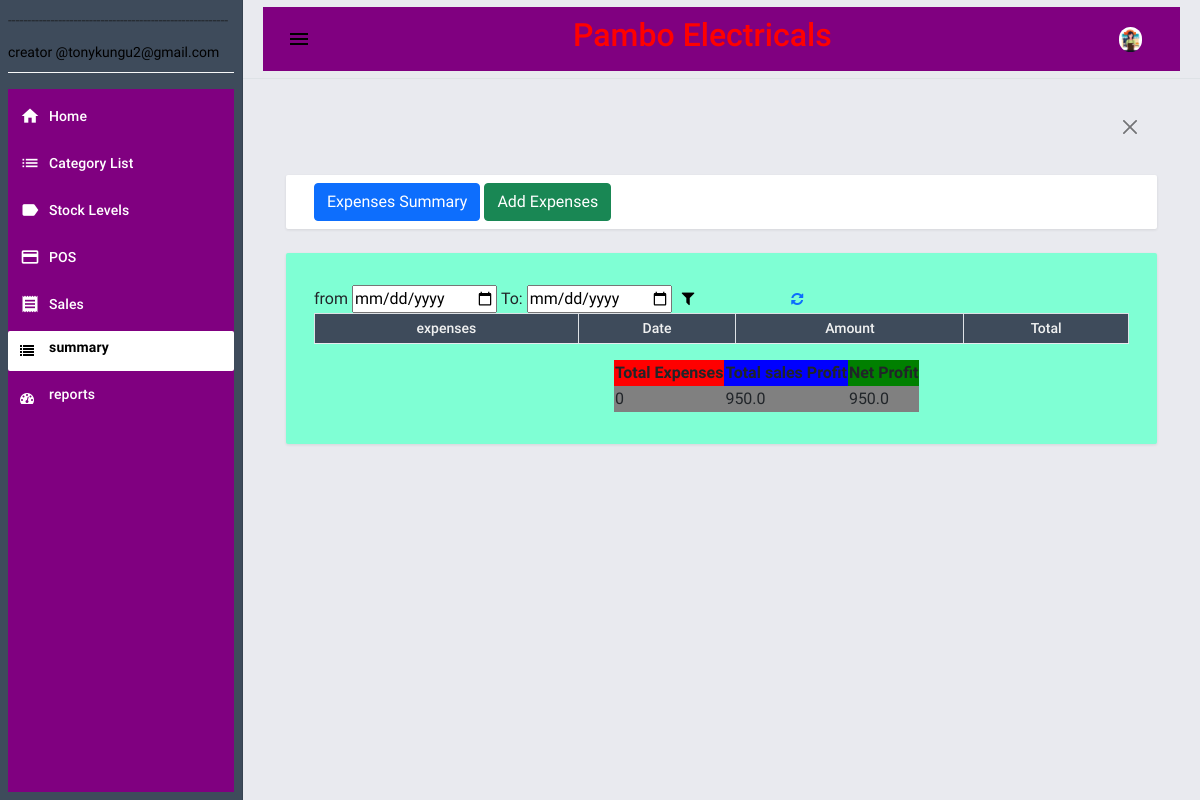
Page /summary (signed in) on the earlier database version.
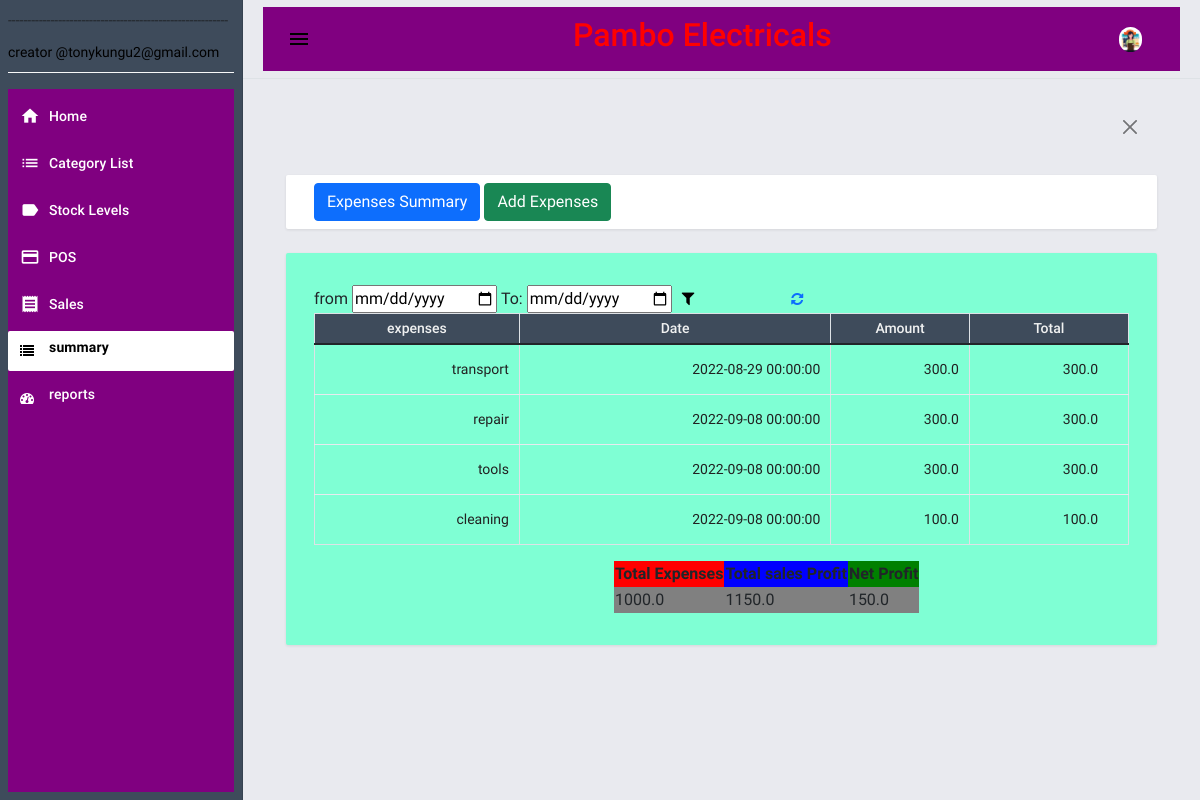
Same page on the later database version.
### pambo/database.py (models this page shows)
class expenses(posData.Model):
    eid=posData.Column(posData.Integer,primary_key=True)
    amnt=posData.Column(posData.Float,nullable=True)
    edesc=posData.Column(posData.String(100),nullable=True)
    edate=posData.Column(posData.DateTime,nullable=True)

### pambo/routes.py (the view, shortened to what this page needs)
@app.route('/summary',methods=['GET','POST'])
@login_required
def summaryInfo():
    exps=expenses.query.all()
    sales_=sales.query.all()
    profits,_=profSum(sales_)
    expsum=expSum(exps)
    netProf=profits-expsum
    return render_template('summary.html',exps=exps,sales=sales_,profits=profits,expsum=expsum,netf=netProf)

### pambo/calc.py (called while the page is built)
def profSum(object):
    profit=[]
    price=[]
    for obj in object:
        profit.append(obj.sProfit)
        price.append(obj.sPrice)
    return sum(profit),sum(price)

def expSum(object):
    exps=[]
    for obj in object:
        exps.append(obj.amnt)
    return sum(exps)

### pambo/routes.py (called while the page is built)
@logins.user_loader
def load_user(id):
    return posUsers.query.get(int(id))

### pambo/template/summary.html (shortened to what this page needs)
{% extends "base.html" %} {% block pageContent %}
<div class="mdc-layout-grid__cell stretch-card mdc-layout-grid__cell--span-12">
    <div class="mdc-card py-2">
        <div class="d-flex justify-content-between align-items-center">
            <div class="text-start">
            <a href="{{url_for('summaryInfo')}}"><button class="btn btn-primary" id="create_exps"><span> Expenses Summary</span></button></a>
            <button onclick="expFunc()" class="btn btn-success"id="expBtn"><span> Add Expenses</span></button>
            </div>
        </div>
    </div>
</div>
<div class="mdc-layout-grid__cell stretch-card mdc-layout-grid__cell--span-12">
    <div class="mdc-card" style="background-color:aquamarine" id="expTab">
        <form action="{{url_for('summaryInfo')}}" method="POST">
            <label>from</label>
            <input type="date" name="date1" id="date1">
            <label>To:</label>
            <input type="date" name="date2" id="date2">
            <button style="border: none; background: aquamarine;" type="submit"><i class="fa fa-filter"></i></button>
            <a href="{{url_for('summaryInfo')}}">
                <i class="fa fa-refresh"></i>
             </a>
        </form>
        <div class="table-responsive">
            <table class="table table-bordered">
            <thead>
                <tr class="bg-dark bg-gradient bg-opacity-50 text-light">
                    <th class="py-1 px-2 text-center  text-light">expenses</th>
                    <th class="py-1 px-2 text-center  text-light">Date </th>
                    <th class="py-1 px-2 text-center  text-light">Amount</th>
                    <th class="py-1 px-2 text-center  text-light">Total</th>
                </tr>
            </thead>
            <tbody>
                {% for exp in exps %}
                 <tr>
                    <td>{{exp.edesc}}</td>
                    <td>{{exp.edate}}</td>
                    <td>{{exp.amnt}}</td>
                    <td>{{exp.amnt}}</td>
                 </tr>
                 {% endfor %}
            </tbody>
        </table>
        <table style="margin-left:300px">
            <thead>
                <th style="background-color:red">  Total Expenses  </th>
                <th style="background-color:blue">  Total sales Profit  </th>
                <th style="background-color:green">  Net Profit  </th>
            </thead>
            <tr style="background-color:grey">
                <td>{{expsum}}</td>
                <td>{{profits}}</td>
                <td>{{netf}}</td>
            </tr>
        </table>
        </div>
    </div>
</div>
{% endblock pageContent %}

### pambo/template/base.html (shortened to what this page needs)
<!DOCTYPE html>
<html lang="en">
<head>
    <link rel="stylesheet" href="/static/posAPP/assets/bootstrap/css/bootstrap.min.css">
    <link rel="stylesheet" href="/static/posAPP/assets/material-admin/vendors/mdi/css/materialdesignicons.min.css">
    <link rel="stylesheet" href="/static/posAPP/assets/material-admin/vendors/css/vendor.bundle.base.css">
    <link rel="stylesheet" href="/static/posAPP/assets/material-admin/vendors/flag-icon-css/css/flag-icon.min.css">
    <link rel="stylesheet" href="/static/posAPP/assets/material-admin/vendors/jvectormap/jquery-jvectormap.css">
    <link rel="stylesheet" href="/static/posAPP/assets/material-admin/css/demo/style.css">
    <link rel="stylesheet" href="/static/posAPP/assets/select2/dist/css/select2.min.css">
    <link rel="stylesheet" href="/static/posAPP/assets/default/css/style.css">
    <link rel="stylesheet"
    href=
"https://cdnjs.cloudflare.com/ajax/libs/font-awesome/4.7.0/css/font-awesome.min.css">
  </head>
</head>
<body>
    <div class="body-wrapper">
        {% block navigation %} {% include "navigation.html" %} {% endblock navigation %}
        <div class="main-wrapper mdc-drawer-app-content">
            {% block TopNavigation %} {% include "topNavigation.html" %} {% endblock TopNavigation %}
            <div class="page-wrapper mdc-toolbar-fixed-adjust">
                <main class="content-wrapper">
                    <div class="mdc-layout-grid py-1">
                        <div class="mdc-layout-grid__inner">
                            <div class="mdc-layout-grid__cell stretch-card mdc-layout-grid__cell--span-12">
                                <div class="alert alert w-100 rounded-0 mb-0">
                                    <div class="d-flex w-100">
                                        <div class="col-auto flex-shrink-1 flex-grow-1"></div>
                                        <div class="col-auto text-center">
                                            <button class="btn-close btn-sm text-sm" type="button" onclick="$(this).closest('.alert').remove()"></button>
                                        </div>
                                    </div>
                                </div>
                            </div>
                        </div>
                    </div>
                    <div class="mdc-layout-grid">
                        <div class="mdc-layout-grid__inner">
                            {% block pageContent %} {% endblock pageContent %}
                        </div>
                    </div>
                </main>
                <footer>
                    <div class="mdc-layout-grid">
                    </div>
                </footer>
            </div>
        </div>
    </div>
</body>
</html>

### pambo/template/navigation.html
<aside class="mdc-drawer mdc-drawer--dismissible mdc-drawer--open bg-dark bg-gradient">
    <div class="mdc-drawer__header border-bottom border-light">
        <p>---------------------------------------------------------</p>
        <p style="color:black">creator @tonykungu2@gmail.com</p>
    </div>
    <div class="mdc-drawer__content" style="background-color:purple">
        <div class="mdc-list-group">
            <nav class="mdc-list mdc-drawer-menu">
                <div class="mdc-list-item mdc-drawer-item">
                    <a class="mdc-drawer-link" href="{{url_for('home')}}">
                        <i class="material-icons mdc-list-item__start-detail mdc-drawer-item-icon" aria-hidden="true">home</i> Home
                    </a>
                </div>
                <div class="mdc-list-item mdc-drawer-item">
                    <a class="mdc-drawer-link" href="{{url_for('catInfo')}}">
                        <i class="material-icons mdc-list-item__start-detail mdc-drawer-item-icon" aria-hidden="true">list</i> Category List
                    </a>
                </div>
                <div class="mdc-list-item mdc-drawer-item">
                    <a class="mdc-drawer-link" href="{{url_for('prodInfo')}}">
                        <i class="material-icons mdc-list-item__start-detail mdc-drawer-item-icon" aria-hidden="true">label</i> Stock Levels
                    </a>
                </div>
                <div class="mdc-list-item mdc-drawer-item">
                    <a class="mdc-drawer-link" href="{{url_for('posPage')}}">
                        <i class="material-icons mdc-list-item__start-detail mdc-drawer-item-icon" aria-hidden="true">payment</i> POS
                    </a>
                </div>
                <div class="mdc-list-item mdc-drawer-item">
                    <a class="mdc-drawer-link" href="{{url_for('salesInfo')}}">
                        <i class="material-icons mdc-list-item__start-detail mdc-drawer-item-icon" aria-hidden="true">receipt</i> Sales
                    </a>
                </div>
                <div class="mdc-list-item mdc-drawer-item">
                    <a class="mdc-drawer-link" href="{{url_for('summaryInfo')}}">
                        <i class="fa fa-list"></i>
                       <p style="margin-left:15px">summary</p>
                    </a>
                </div>
                 <div class="mdc-list-item mdc-drawer-item">
                    <a class="mdc-drawer-link" href="{{url_for('graphs')}}">
                        <i class="fa fa-dashboard"></i>
                       <p style="margin-left:15px">reports</p>
                    </a>
                </div>
            </nav>
        </div>
    </div>
</aside>

### pambo/template/topNavigation.html (shortened to what this page needs)
<header class="mdc-top-app-bar border-bottom shadow">
    <div class="mdc-top-app-bar__row" style="background-color:purple">
        <div class="mdc-top-app-bar__section mdc-top-app-bar__section--align-start">
            <button class="material-icons mdc-top-app-bar__navigation-icon mdc-icon-button sidebar-toggler">menu</button>
            <h3 class="glow" style="margin-left:250px; font-size: 32px;">Pambo Electricals</h3>
        </div>
        <div class="mdc-top-app-bar__section mdc-top-app-bar__section--align-end mdc-top-app-bar__section-right" style="background-color:purple">
            <div class="menu-button-container menu-profile d-none d-md-block">
                <button class="mdc-button mdc-menu-button">
                    <span class="d-flex align-items-center">
                    <span class="figure">
                        <img src="/static/posAPP/assets/material-admin/images/faces/index.png" alt="user" class="user">
                    </span>
                    </span>
                </button>
            </div>
        </div>
    </div>
</header>

### pambo/static/posAPP/assets/default/css/style.css (style rules this page uses)
html, body { height: 100%; width: 100%; }
.body-wrapper .main-wrapper .page-wrapper .content-wrapper { min-height: calc(100vh - 84px - 62px) !important; }
.mdc-drawer { background: unset; }
.mdc-drawer__header, .mdc-drawer__content { margin: .5em !important; }
.mdc-list-item.mdc-drawer-item { margin-left: 0 !important; margin-right: 0 !important; }

### pambo/template/topNavigation.html (style rules this page uses)
.glow { font-size: 70px; color: red; text-align: center; -webkit-animation: glow 1s ease-in-out infinite alternate; -moz-animation: glow 1s ease-in-out infinite alternate; animation: glow 1s ease-in-out infinite alternate; }

Differences in the rows shown:
added expenses: edesc "transport", edate "2022-08-29 00:00:00", amnt "300.0"
added expenses: edesc "repair", edate "2022-09-08 00:00:00", amnt "300.0"
added expenses: edesc "tools", edate "2022-09-08 00:00:00", amnt "300.0"
added expenses: edesc "cleaning", edate "2022-09-08 00:00:00", amnt "100.0"
Other differences:
{{ expsum }}: "0" → "1000.0"
{{ profits }}: "950.0" → "1150.0"
{{ netf }}: "950.0" → "150.0"
